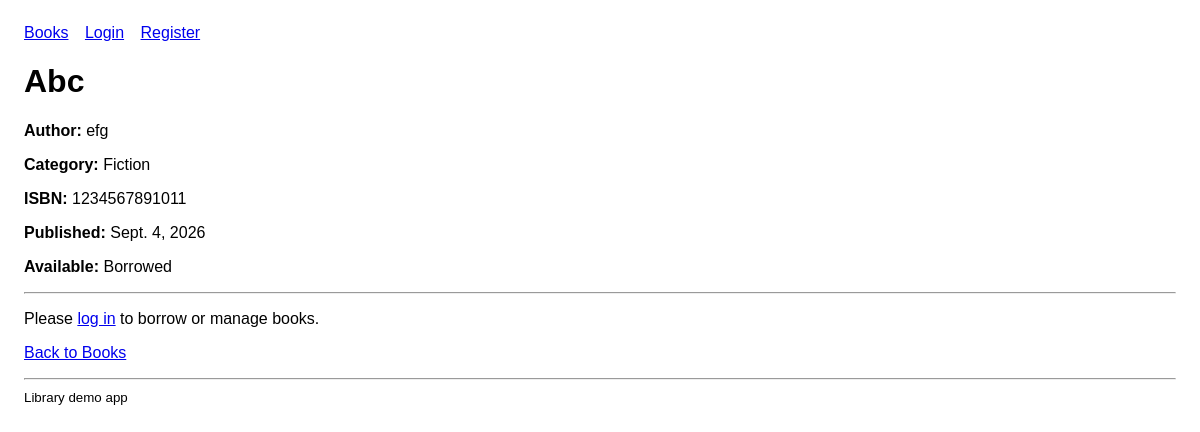
The app's page /books/13/ with its own data.
### books/models.py (models this page shows, shortened)
class Book(models.Model):
    title = models.CharField(max_length=200)
    author = models.CharField(max_length=150)
    isbn = models.CharField(max_length=13)
    category = models.ForeignKey(Category, on_delete=models.CASCADE)
    published_date = models.DateField()
    available = models.BooleanField(default=True)
    class Meta:
        ordering = ['title', 'author']

class Category(models.Model):
    name = models.CharField(max_length=100)
    description = models.TextField(max_length=200)
    class Meta:
        ordering = ['name']
    def __str__(self):
        return self.name

### books/views.py (the view)
# urls.py: path("<int:pk>/", views.book_detail, name="book-detail"),
def book_detail(request, pk):
    book = get_object_or_404(Book, pk=pk)
    user_has_borrowed = False
    if request.user.is_authenticated:
        user_has_borrowed = BorrowRecord.objects.filter(
            user=request.user,
            book=book,
            returned_at__isnull=True,
        ).exists()
    return render(
        request,
        "books/book-detail.html",
        {
            "book": book,
            "user_has_borrowed": user_has_borrowed,
        }
    )

### books/templates/books/book-detail.html (shortened to what this page needs)
{% extends 'base.html' %}
{% block content %}
    <h1>{{ book.title }}</h1>
    <p><strong>Author:</strong> {{ book.author }}</p>
    <p><strong>Category:</strong> {{ book.category }}</p>
    <p><strong>ISBN:</strong> {{ book.isbn }}</p>
    <p><strong>Published:</strong> {{ book.published_date }}</p>
    <p><strong>Available:</strong> {% if book.available %}Yes{% else %}Borrowed{% endif %}</p>
    <hr>
    <div>
        {% if user.is_authenticated %}
            {% if book.available %}
                <form action="{% url 'borrow_book' book.pk %}" method="post" style="display:inline">{% csrf_token %}<button type="submit">Borrow Book</button></form>
            {% else %}
                {% if user_has_borrowed %}
                    <form action="{% url 'return_book' book.pk %}" method="post" style="display:inline">{% csrf_token %}<button type="submit">Return Book</button></form>
                {% else %}
                    <p><em>This book is currently borrowed by someone else.</em></p>
                {% endif %}
            {% endif %}
        {% else %}
            <p>Please <a href="{% url 'login' %}">log in</a> to borrow or manage books.</p>
        {% endif %}
    </div>
    <p><a href="{% url 'book-list' %}">Back to Books</a></p>
{% endblock %}

### templates/base.html (style rules this page uses)
body { font-family: Arial, sans-serif; margin: 24px; }

### records on screen
Book: title "Abc", author "efg", category "Fiction", isbn "1234567891011", published_date "Sept. 4, 2026"
